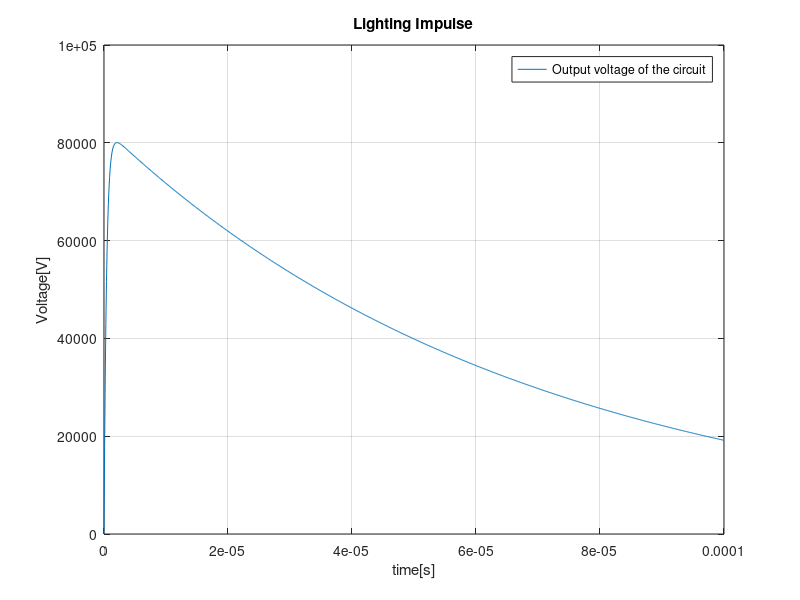

The MATLAB source for this figure:
%HV 2011
clc
clear all
close all
%PARAMETERS for type b!!!!!
R2=9500;
C1=10e-9;
C2=1.5e-9;
Vo=95000;
alfa1=(1/(68.2e-6));
alfa2=(1/(0.405e-6));
R1=(1/(2*C2))*((1/alfa1)+(1/alfa2)-sqrt((((1/alfa1)+(1/alfa2))^2)-4*(C1+C2)/(alfa1*alfa2*C1)))


k=R1*C2;
t=[0:1e-7:0.0001];
V=(Vo/k)*(1/(alfa2-alfa1))*(exp(-alfa1*t)-exp(-alfa2*t));
eficiency=1/(1+(C2/C1))
figure(1)
plot(t,V)
title('Lighting Impulse')
ylabel('Voltage[V]')
xlabel('time[s]')
legend('Output voltage of the circuit')
grid on